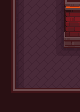

A 2D game scene composited from a Tiled map and its tileset images. What follows is a short description and the map's XML, with every tile layer's data as written:
An orthogonal 5x7 tile map with 16x16 px tiles, 3 tile layers (Back, Walls, Front).

<map version="1.10" tiledversion="1.10.2" orientation="orthogonal" renderorder="right-down" width="5" height="7" tilewidth="16" tileheight="16" infinite="0" nextlayerid="4" nextobjectid="1">
 <properties>
  <property name="PathfindingOffset" value="2 4" />
 </properties>
 <tileset firstgid="1" source="../../../Tilesets/forge_tileset.tsx" />
 <layer id="1" name="Back" width="5" height="7">
  <data encoding="csv">
0,202,203,205,0,
0,202,203,205,0,
0,202,203,205,0,
0,202,203,230,231,
0,202,203,203,203,
0,227,228,228,228,
0,0,0,0,0
</data>
 </layer>
 <layer id="2" name="Walls" width="5" height="7">
  <data encoding="csv">
55,0,0,0,102,
55,0,0,0,127,
55,0,0,0,152,
55,0,0,0,0,
55,0,0,0,0,
29,0,0,0,0,
28,28,28,28,28
</data>
 </layer>
 <layer id="3" name="Front" width="5" height="7">
  <data encoding="csv">
0,0,0,0,0,
0,0,0,0,0,
0,0,0,0,0,
0,0,0,0,0,
0,0,0,0,0,
0,3,3,3,3,
0,0,0,0,0
</data>
 </layer>
</map>
